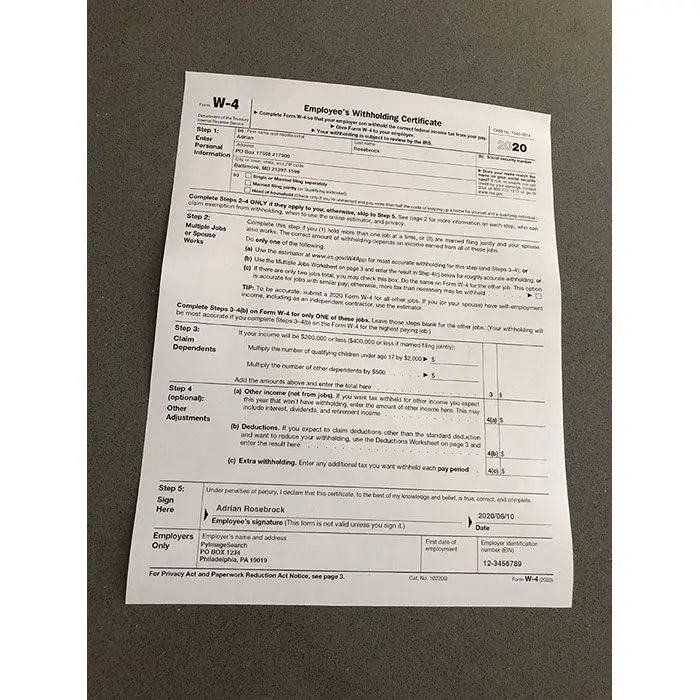
#> input picture Image Processing/doc.webp, 700 x 700 px
$ jupyter execute ImageTransformations.ipynb
#> lines starting #> are read from the running program, lines starting #| are printed output that depends on the picture
[cell 1]
# CamScanner
# Image transformation - Translate, Rotate, Resize
# Perspective

[cell 2]
import cv2
import numpy as np
import matplotlib.pyplot as plt

[cell 3]
img = cv2.imread("doc.webp")
#> img is the input picture: shape (700, 700, 3); mean B, G, R 164.1, 171.7, 177.1

[cell 4]
img.shape
#> Out = (700, 700, 3)

[cell 5]
rows, cols = img.shape[:2]
#> rows = 700; cols = 700

[cell 6]
plt.imshow(img)
plt.show()

[cell 7]
# Create translation matrix
# Format: [[1,0,tx], [0,1,ty]]
# tx - shift along X-axis (right)
# ty - shift along Y-axis (down)

matrix = np.float32([[1,0,100], [0,1,50]])

# Apply translation
translated = cv2.warpAffine(img, matrix, (cols, rows))
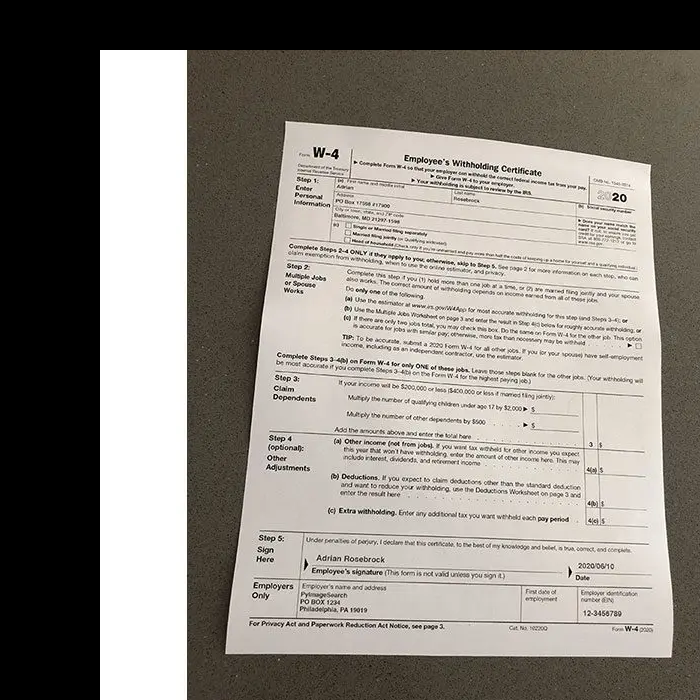
#> translated: shape (700, 700, 3); mean B, G, R 126, 132.8, 137.6
plt.imshow(translated)
plt.show()

[cell 8]
# Rotation
# define center of rotation
center = (cols//2, rows//2)
#> center = (350, 350)

[cell 9]
# Parameters: center, angle, scale
# angle - rotation in degrees (positive = counter-clockwise)
# scale - zoom (1 = same size)
matrix = cv2.getRotationMatrix2D(center, 5, 1)

# Apply rotation
rotated = cv2.warpAffine(img, matrix, (cols, rows))
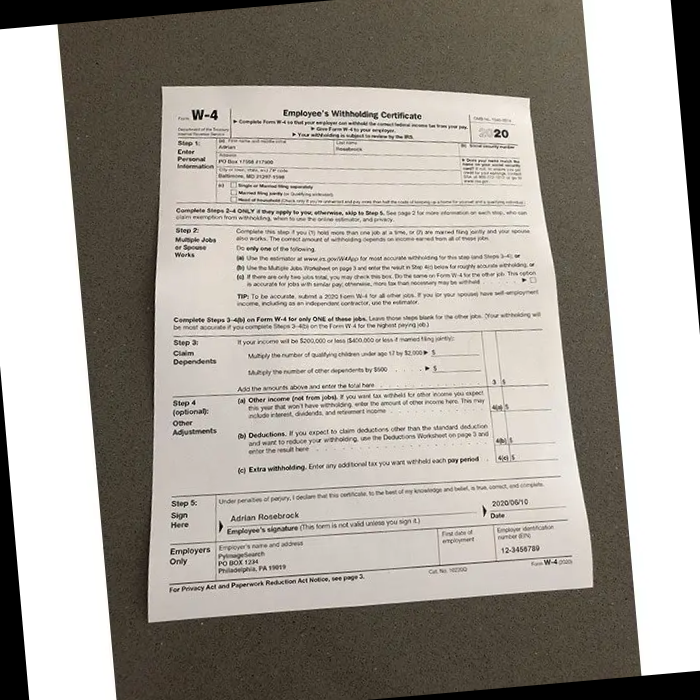
#> rotated: shape (700, 700, 3); mean B, G, R 156, 163.5, 168.8
plt.imshow(rotated)
plt.show()

[cell 10]
# Resize Image
# Parameters: (image, (width, height))
resized = cv2.resize(img, (500,500))
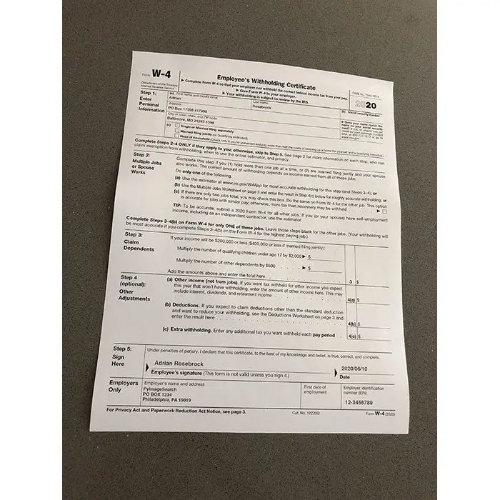
#> resized: shape (500, 500, 3); mean B, G, R 164.1, 171.7, 177
plt.imshow(resized)
plt.show()

[cell 11]
# Perspective Transform
# Concept: tilted document -> top-down flat view
# format - define 4 source points (4 corners of document inoriginal image)
# [top-left, top-right, bottom-right, bottom-left]
points1 = np.float32([[100,150], [150,170], [550,550], [100,550]])

# define destination points
# create a prefect rectangle (flat view)
points2 = np.float32([[0,0], [300,0], [300,400], [0,400]])
matrix = cv2.getPerspectiveTransform(points1, points2)
# Apply perspective
warped = cv2.warpPerspective(img, matrix, (300,400))
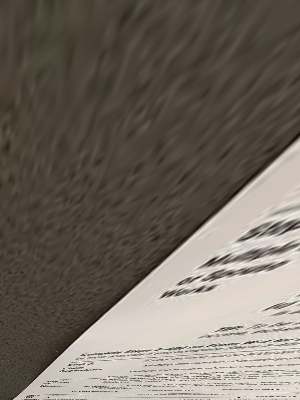
#> warped: shape (400, 300, 3); mean B, G, R 96, 106.3, 113.6
plt.imshow(warped)
plt.show()
